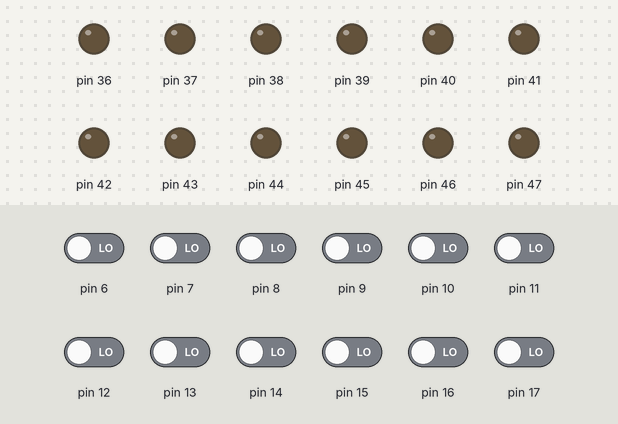
The sketch below on a simulated Arduino Mega 2560, built with avr-gcc and run on an emulated ATmega2560. On the bench: output pins drawn as LEDs (lit = HIGH). Dashed ring = blinking. The inputs (shaded band) are chosen by the test bench; at power-on: pin 6–17 LOW.

Above: at 1.2 s.
1.3 s: pin 6 driven HIGH
At 1.7 s:
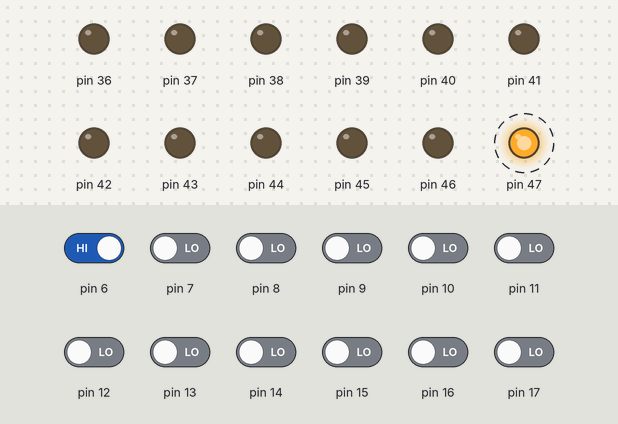
4.3 s: pin 7 driven HIGH
At 4.7 s:
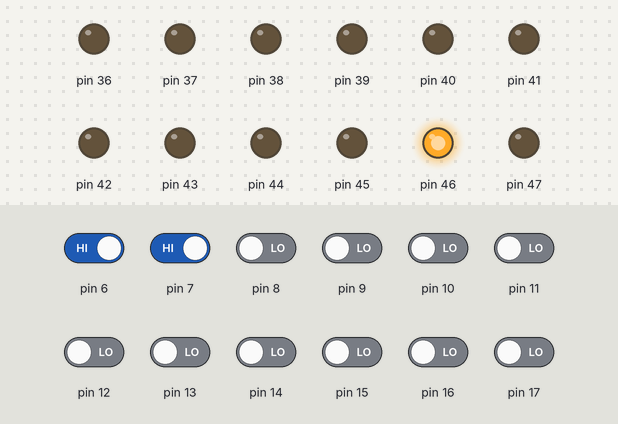
7.3 s: pin 8 driven HIGH
At 8.2 s:
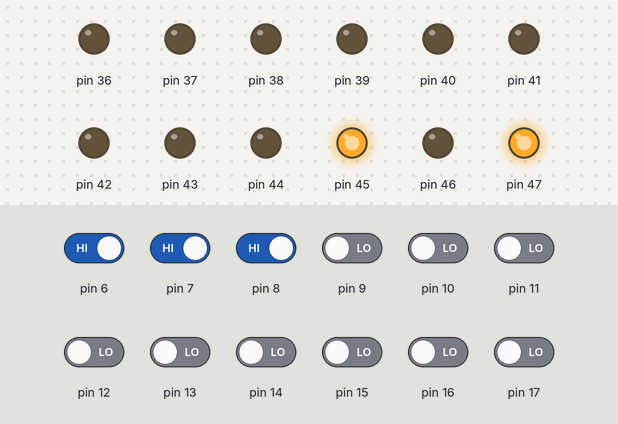
10.3 s: pin 9 driven HIGH
At 11.7 s:
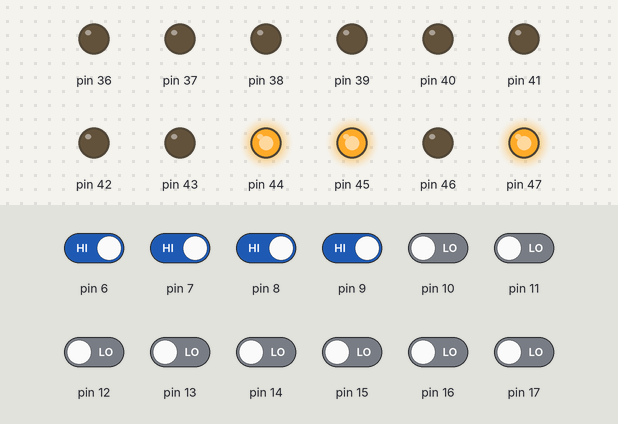
13.3 s: pin 10 driven HIGH
At 14.2 s:
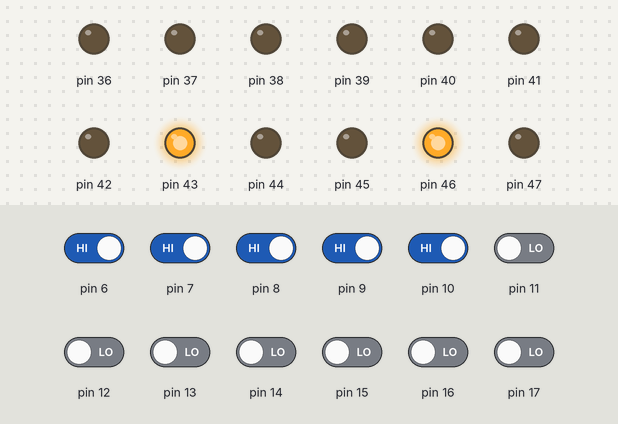
16.3 s: pin 11 driven HIGH
At 17.2 s:
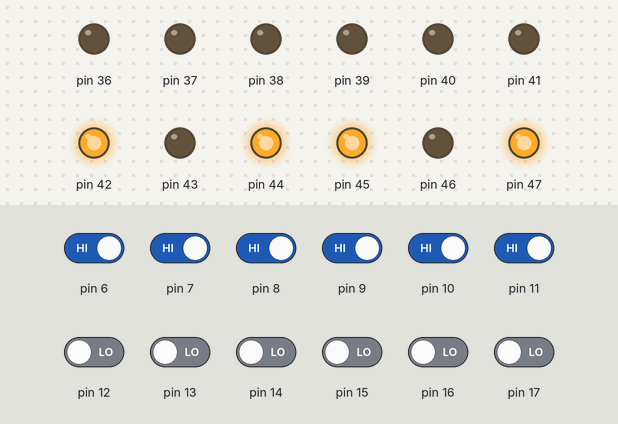
Timing chart, 0 to 20.3 s (numbered marks = the images above; inputs shaded):
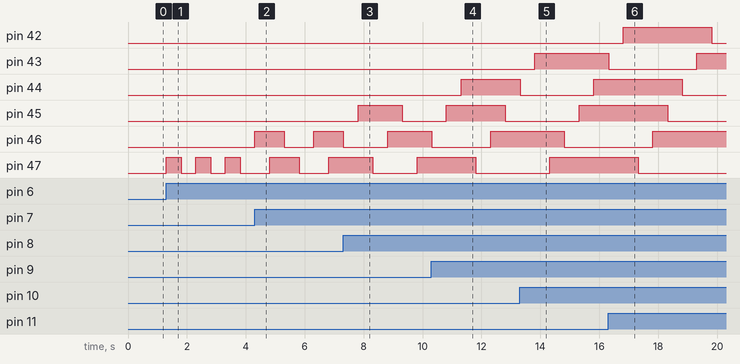

Measured:
- after the input at 1.3 s, pin 47: alternates HIGH for 0.50 s and LOW for 0.50 s, starting at once
- after the input at 4.3 s, pin 46: LOW → HIGH at once, → LOW 1.0 s later, → HIGH 1.0 s later
- after the input at 7.3 s, pin 45: LOW → HIGH after 0.51 s, → LOW 1.5 s later
- after the input at 10.3 s, pin 44: LOW → HIGH after 1.0 s
- after the input at 13.3 s, pin 43: LOW → HIGH after 0.51 s; pin 45: LOW → HIGH after 2.0 s instead of 1.5 s; pin 46: HIGH → LOW after 1.5 s instead of 1.0 s
- after the input at 16.3 s, pin 42: LOW → HIGH after 0.51 s, → LOW 3.0 s later; pin 44: HIGH → LOW after 2.5 s instead of 2.0 s; pin 45: HIGH → LOW after 2.0 s instead of 1.5 s

The sketch:

lighControll.ino
```cpp
// Arduino mega - 54 I/O pins
// 0-5 and 48-53 sensors
// 6-17 and 36-47 light controll
// 18 - 35 free

const byte lightControllCount = 12;
const byte buttons[] = {6, 7, 8, 9, 10, 11, 12, 13, 14, 15, 16, 17};
const byte relaies[] = {47, 46, 45, 44, 43, 42, 41, 40, 39, 38, 37, 36};
bool buttonState[] = {false, false, false, false, false, false, false, false, false, false, false, false};

void setup() {
  for (byte i = 0; i < lightControllCount; i ++) {
    initControll(buttons[i], relaies[i]);
  }
}

void loop() {
  for (byte i = 0; i < lightControllCount; i ++) {
    loopControll(buttons[i], relaies[i], i);
  }

  // TODO ethernet controll here

  delay(1);
}

void initControll(byte buttonPin, byte relayPin) {
  pinMode(relayPin, OUTPUT);
  pinMode(buttonPin, INPUT);
}

void loopControll(byte buttonPin, byte relayPin, byte position) {
  if (digitalRead(buttonPin) == HIGH) {
    buttonState[position] = !buttonState[position];
    digitalWrite(relayPin, buttonState[position]);
    delay(500);
  }
}
```
